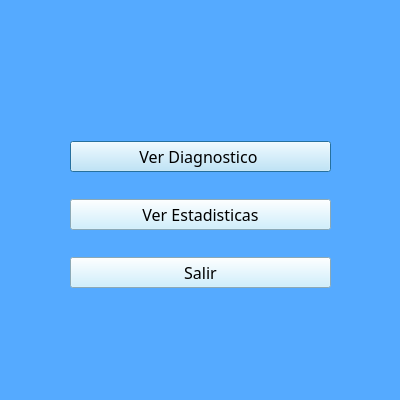
<?xml version="1.0" encoding="UTF-8"?>
<ui version="4.0">
 <class>Dialog</class>
 <widget class="QDialog" name="Dialog">
  <property name="geometry">
   <rect>
    <x>0</x>
    <y>0</y>
    <width>400</width>
    <height>400</height>
   </rect>
  </property>
  <property name="windowTitle">
   <string>Menu Paciente</string>
  </property>
  <property name="styleSheet">
   <string notr="true">background-color: rgb(85, 170, 255);</string>
  </property>
  <widget class="QWidget" name="verticalLayoutWidget">
   <property name="geometry">
    <rect>
     <x>70</x>
     <y>120</y>
     <width>261</width>
     <height>191</height>
    </rect>
   </property>
   <property name="font">
    <font>
     <family>Palatino Linotype</family>
     <pointsize>10</pointsize>
     <weight>75</weight>
     <italic>true</italic>
     <bold>true</bold>
    </font>
   </property>
   <layout class="QVBoxLayout" name="verticalLayout">
    <item>
     <widget class="QPushButton" name="Ver_Diagnostico">
      <property name="font">
       <font>
        <family>Sitka Heading</family>
        <pointsize>12</pointsize>
        <weight>9</weight>
        <italic>false</italic>
        <bold>false</bold>
       </font>
      </property>
      <property name="styleSheet">
       <string notr="true">background-color: rgb(194, 236, 255);
font: 75 12pt &quot;Sitka Heading&quot;;
</string>
      </property>
      <property name="text">
       <string>Ver Diagnostico </string>
      </property>
     </widget>
    </item>
    <item>
     <widget class="QPushButton" name="Ver_Estadisticas">
      <property name="font">
       <font>
        <family>Sitka Heading</family>
        <pointsize>12</pointsize>
        <weight>9</weight>
        <italic>false</italic>
        <bold>false</bold>
       </font>
      </property>
      <property name="styleSheet">
       <string notr="true">background-color: rgb(194, 236, 255);
font: 75 12pt &quot;Sitka Heading&quot;;</string>
      </property>
      <property name="text">
       <string>Ver Estadisticas</string>
      </property>
     </widget>
    </item>
    <item>
     <widget class="QPushButton" name="salir">
      <property name="font">
       <font>
        <family>Sitka Heading</family>
        <pointsize>12</pointsize>
        <weight>9</weight>
        <italic>false</italic>
        <bold>false</bold>
       </font>
      </property>
      <property name="styleSheet">
       <string notr="true">background-color: rgb(194, 236, 255);
font: 75 12pt &quot;Sitka Heading&quot;;</string>
      </property>
      <property name="text">
       <string>Salir</string>
      </property>
     </widget>
    </item>
   </layout>
  </widget>
 </widget>
 <resources/>
 <connections/>
</ui>
